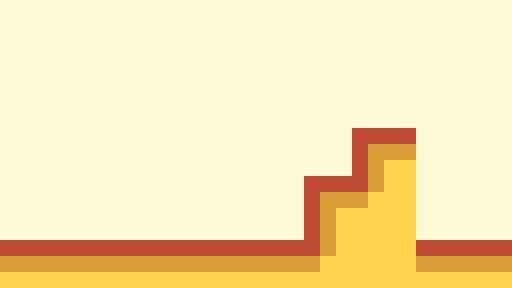

This is a level from a 2D game, rendered from its Tiled map with the project's own tilesets. A one-line summary and the map file follow, with tile-layer data summarised:
An orthogonal 32x18 tile map with 16x16 px tiles, 2 tile layers (Background, Foreground) and 1 object (Goal).

<map version="1.0" orientation="orthogonal" width="32" height="18" tilewidth="16" tileheight="16">
 <tileset firstgid="1" name="world" tilewidth="16" tileheight="16">
  <image source="../world.png" width="80" height="48" />
 </tileset>
 <layer name="Background" width="32" height="18">
  <data>[576 cells, 576 non-empty, 1 distinct tile ids]</data>
 </layer>
 <layer name="Foreground" width="32" height="18">
  <data>[576 cells, 136 non-empty, 3 distinct tile ids]</data>
 </layer>
 <objectgroup name="Objects" width="32" height="18">
  <object name="Goal" x="448" y="208" width="32" height="32" />
 </objectgroup>
</map>
